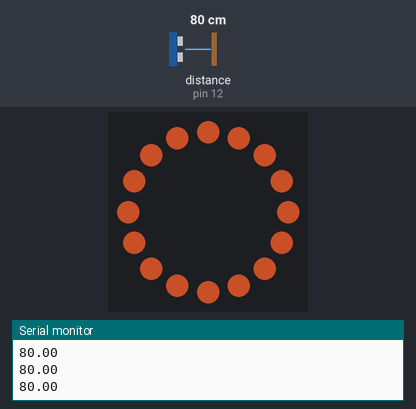
Simulated run of this sketch. Board: Arduino Uno, built with avr-gcc and run on an emulated ATmega328P. On the bench: 16 RGB LEDs in a ring, first at the top, clockwise, the last lines printed to the serial monitor. Inputs (shaded band) come from the test bench; at power-on: distance to the obstacle (sensor on pin 12) 80 cm. The echo pulse lasts 58.3 µs per cm; dim RGB values are drawn brighter than linear.

Above: at 1.3 s.
1.4 s: distance to the obstacle (sensor on pin 12) set to 2 cm
At 2.7 s:
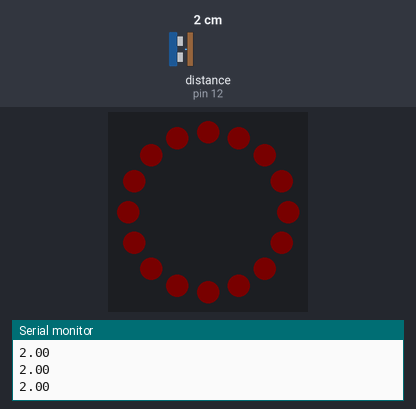
3.0 s: distance to the obstacle (sensor on pin 12) set to 4 cm
4.5 s: distance to the obstacle (sensor on pin 12) set to 9 cm
Timing chart, 0 to 7.5 s (numbered marks = the images above; inputs shaded):
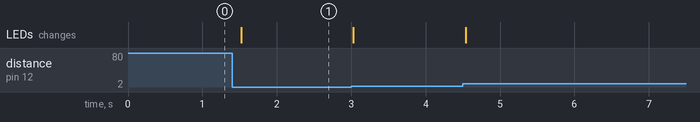

Measured:
- after the input at 1.4 s, the LEDs: change after 0.12 s (image 1)

The sketch:

distanceToBrightness.ino
```cpp
#include <Adafruit_NeoPixel.h>
#include <HCSR04.h>

// NeoPixel setup
#define PIN            6  // Define the pin where the data line is connected
#define NUMPIXELS      16 // Number of LEDs in the NeoPixel ring
Adafruit_NeoPixel ring = Adafruit_NeoPixel(NUMPIXELS, PIN, NEO_GRB + NEO_KHZ800);

// Ultrasonic Sensor setup
int triggerPin = 13;
int echoPin = 12;
UltraSonicDistanceSensor distanceSensor(triggerPin, echoPin);

// Define your color preference here (RGB)
int red = 255;
int green = 100;
int blue = 50;

void setup() {
  ring.begin(); // Initialize the ring
  ring.show();  // Initialize all pixels to 'off'
  Serial.begin(9600); // Initialize serial connection to print values from sensor
}

void loop() {
  float distance = distanceSensor.measureDistanceCm(); // Measure distance in centimeters
  int brightness = map((int)distance, 0, 200, 0, 255); // Map distance to brightness values (0-255)
  brightness = constrain(brightness, 0, 255); // Ensure brightness stays within bounds

  setBrightness(brightness); // Set brightness of all LEDs based on distance

  Serial.println(distance); // Print distance
  delay(500); // Delay between measurements
}

// Function to set the brightness of all pixels with a specified color
void setBrightness(int brightness) {
  uint32_t color = ring.Color(red * brightness / 255, green * brightness / 255, blue * brightness / 255); // Scale color components based on brightness
  for (int i = 0; i < ring.numPixels(); i++) {
    ring.setPixelColor(i, color); // Set each pixel to the calculated color
  }
  ring.show(); // Update the ring to new settings
}
```
